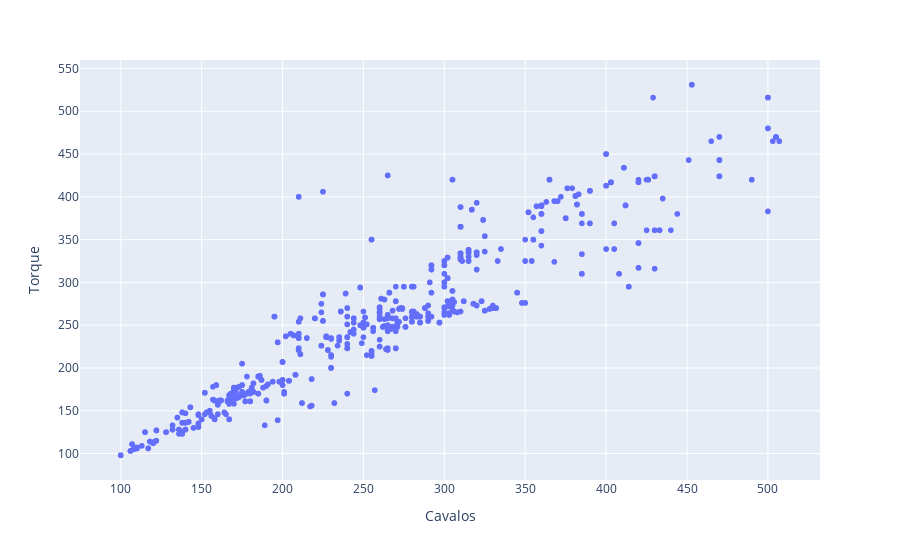

The code cell stored with this chart in its notebook:
### Code cell
fig = px.scatter(data_frame=df_ok, x="Horsepower", y="Torque", labels={"Horsepower": "Cavalos"})
fig.show()

### Figure 1 — Plotly figure (JSON) as saved in the notebook; plotly's stock layout.template omitted (floating-point values rounded to 4 significant figures; data arrays with more than 128 entries replaced by an {"elided": "..."} marker saying what was removed)
{"data": [{"hoverlabel": {"namelength": 0}, "hovertemplate": "Cavalos=%{x}<br>Torque=%{y}", "legendgroup": "", "marker": {"color": "#636efa", "symbol": "circle"}, "mode": "markers", "name": "", "showlegend": false, "type": "scattergl", "x": {"elided": "4729 int values"}, "xaxis": "x", "y": {"elided": "4729 int values"}, "yaxis": "y"}], "layout": {"legend": {"tracegroupgap": 0}, "margin": {"t": 60}, "xaxis": {"anchor": "y", "domain": [0, 1], "title": {"text": "Cavalos"}}, "yaxis": {"anchor": "x", "domain": [0, 1], "title": {"text": "Torque"}}}}
